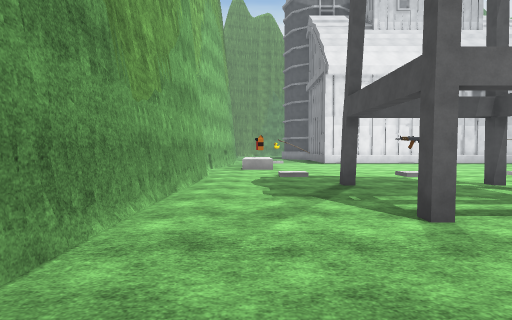
view 1 (above)

24 first-person views from a walk through a Unity game level. The camera is 1.5 m above the floor, tilts 2° down and sees 75° across. The floor is counted in squares, 2 m on a side. Each view is taken from the middle of a square. On the plan, view 1 faces up. The plan holds only what a view shows up to about 11 squares ahead; the rest is blank. The place goes on beyond the plan. The player is left out. Some animated figures are not drawn. Some surface patterns are stand-ins.

view 2
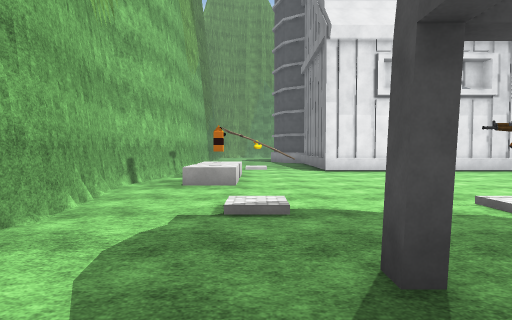

view 3
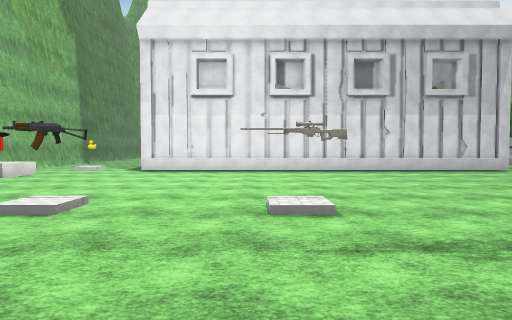

view 4
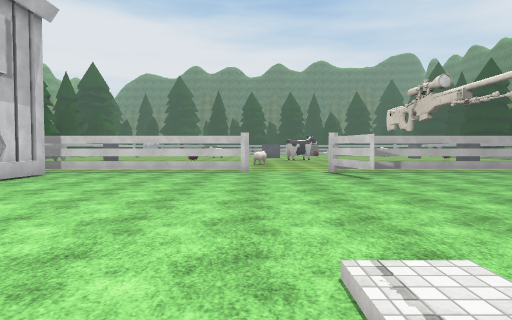

view 5
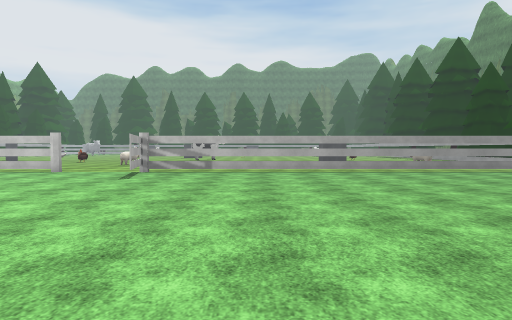

view 6
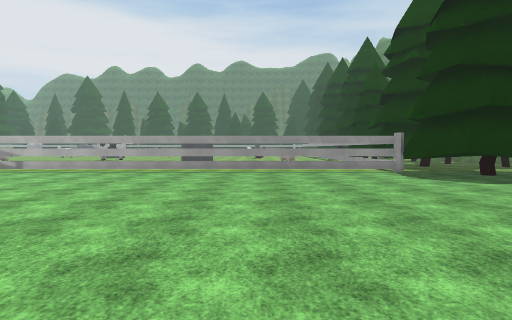

view 7
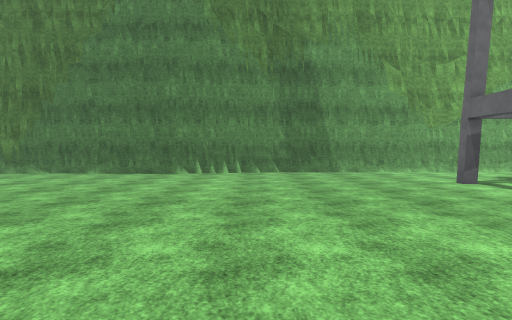

view 8
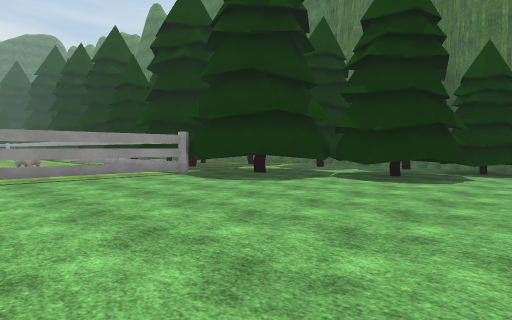

view 9
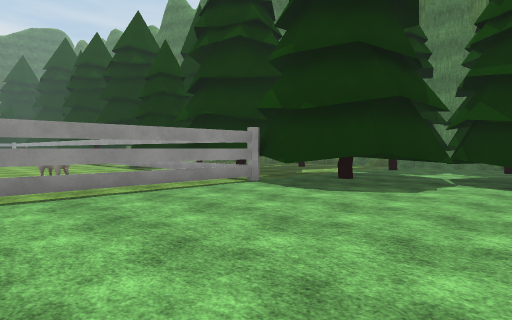

view 10
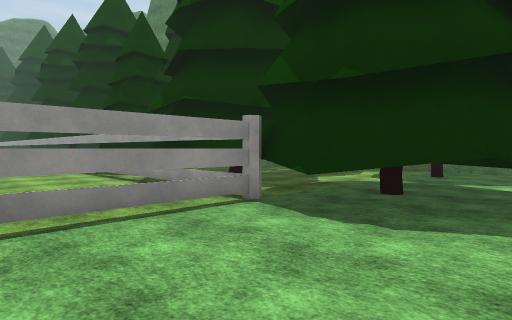

view 11
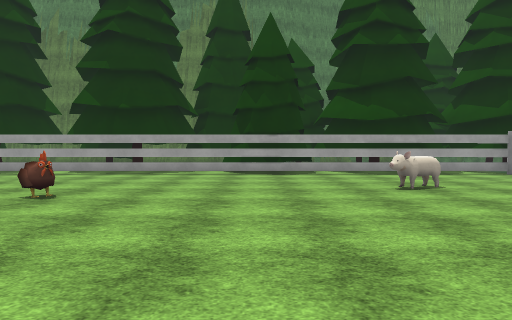

view 12
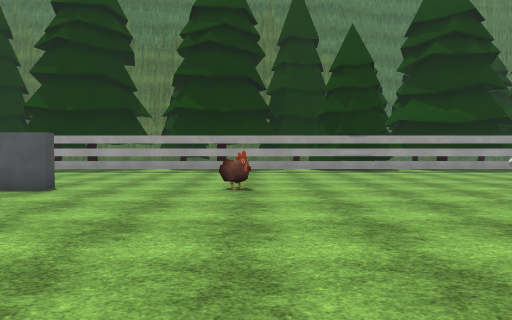

view 13
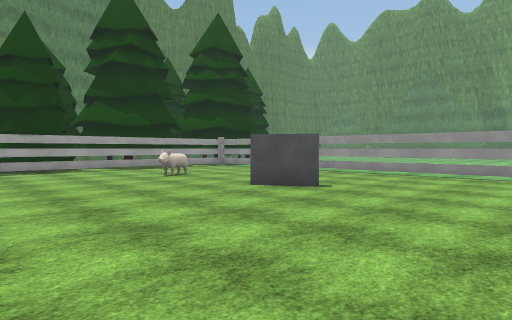

view 14
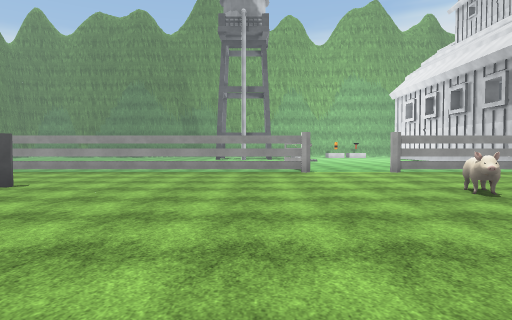

view 15
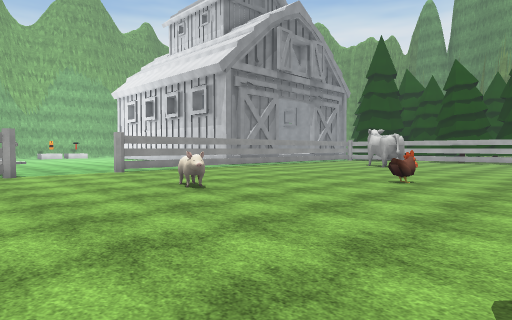

view 16
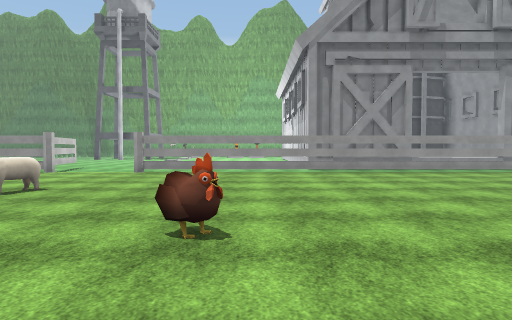

view 17
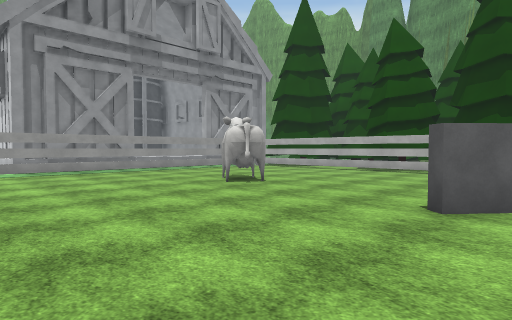

view 18
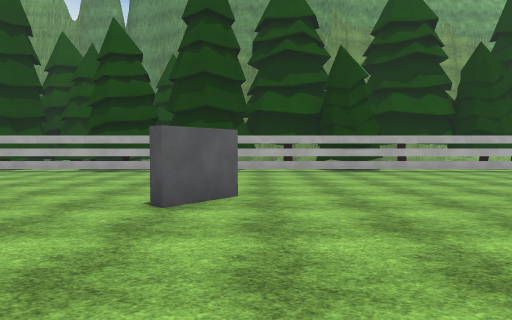

view 19
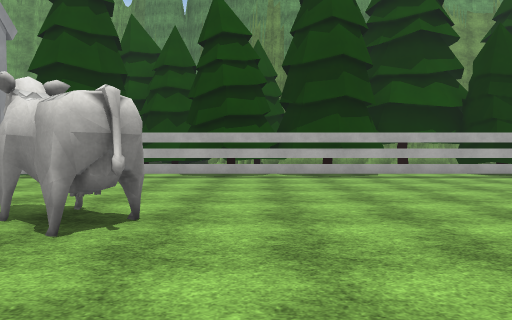

view 20
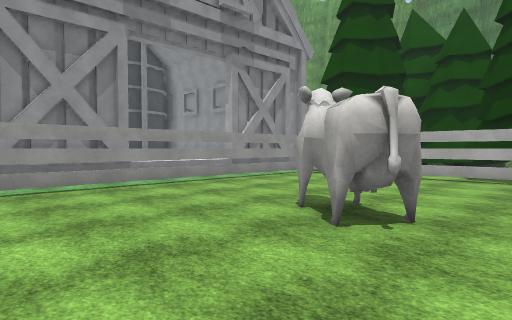

view 21
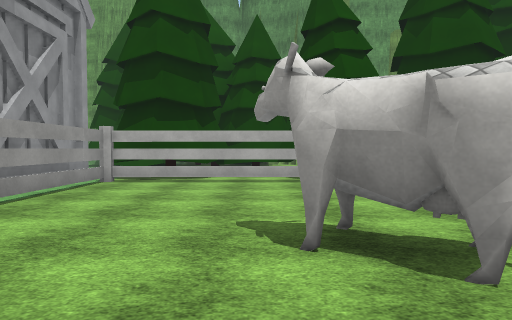

view 22
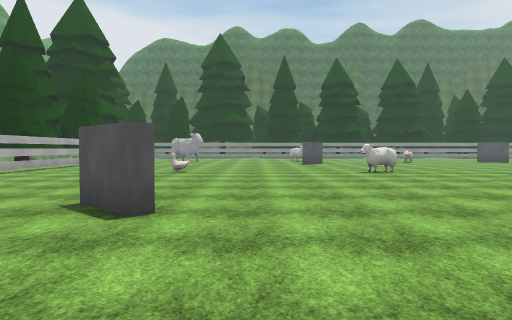

view 23
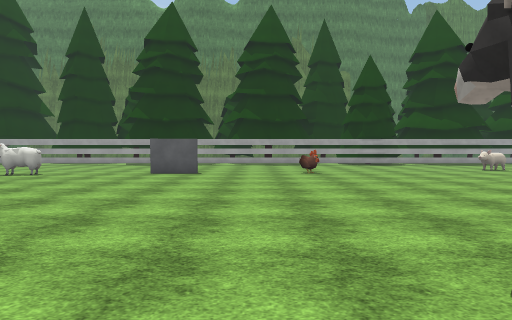

view 24
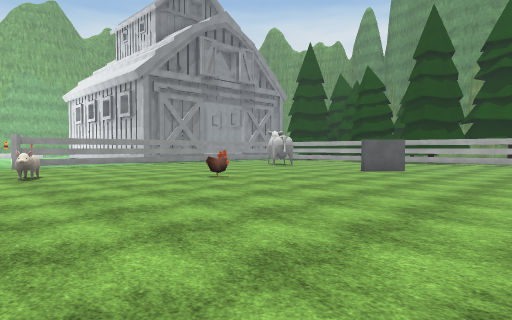

### Floor plan
Key: @ floor where view 1 was taken; # wall or solid block; . main floor; : floor 0.25 m higher than the main floor; = window, fence, low wall or low ledge; ^ raised ledge; B block; F fence; T tree; O other object.
Columns run from 2 left of view 1 to 34 right of it. Each row starts with its distance up from view 1.
 27                   TTTTTT TT TT TT
 26                  #TTTT.TT TTTT.TT
 25                  #.FTT=TTTTTT#=#TT===
 24                  #.#.................
 23                  #.=.................
 22                  ^.=................
 21                  ^.=...............
 20                  ^.=...O............
 19                  #.=...O....#......O
 18                  #.=................
 17                  #.=................
 16 ##....############.=................
 15 #..................=................
 14 #.B................=................
 13 #.B................=......O........O
 12 #.B................=................
 11 #..................=................
 10 #..................F...OO...........
  9 #..:..:..O.......................
  8 #............................ .. .
  7 #...#..O.........OO=.........  ..
  6 #..................=..............
  5 #......O ..........=...............
  4 #.....  ...........=...............
  3 #...#..O ..........=................
  2 #..................=.................
  1 #..................=...#.............
  0 #.@................=...#.............
 -1 #..................=  ...............
 -2 ##.................=.........O...##..
 -3  #.................=...O.............
 -4  #....... .........=...............
 -5  #.....   .........=...............
 -6  #....     ......T.#................
 -7  #..       .....TTTF#TTT#TTT########
 -8  #.        ....TTTTTTTTTTTTT.....
 -9  #         ..TTTTT  TTT  T    T

Positions as (right, up) in squares from view 1, and headings:
1: (0, 0), facing up
2: (1, 5), facing up
3: (7, 5), facing up
4: (6, 10), facing right
5: (6, 4), facing right
6: (6, -2), facing right
7: (9, -1), facing left
8: (8, -1), facing down-right
9: (11, -1), facing down-right
10: (13, -3), facing down-right
11: (24, 3), facing down
12: (27, 4), facing down
13: (26, 5), facing down-left
14: (27, 6), facing left
15: (27, 6), facing up-left
16: (27, 14), facing left
17: (27, 14), facing up-left
18: (27, 14), facing up
19: (23, 16), facing up
20: (23, 16), facing up-left
21: (20, 17), facing up
22: (22, 17), facing right
23: (29, 8), facing down
24: (31, 8), facing up-left
